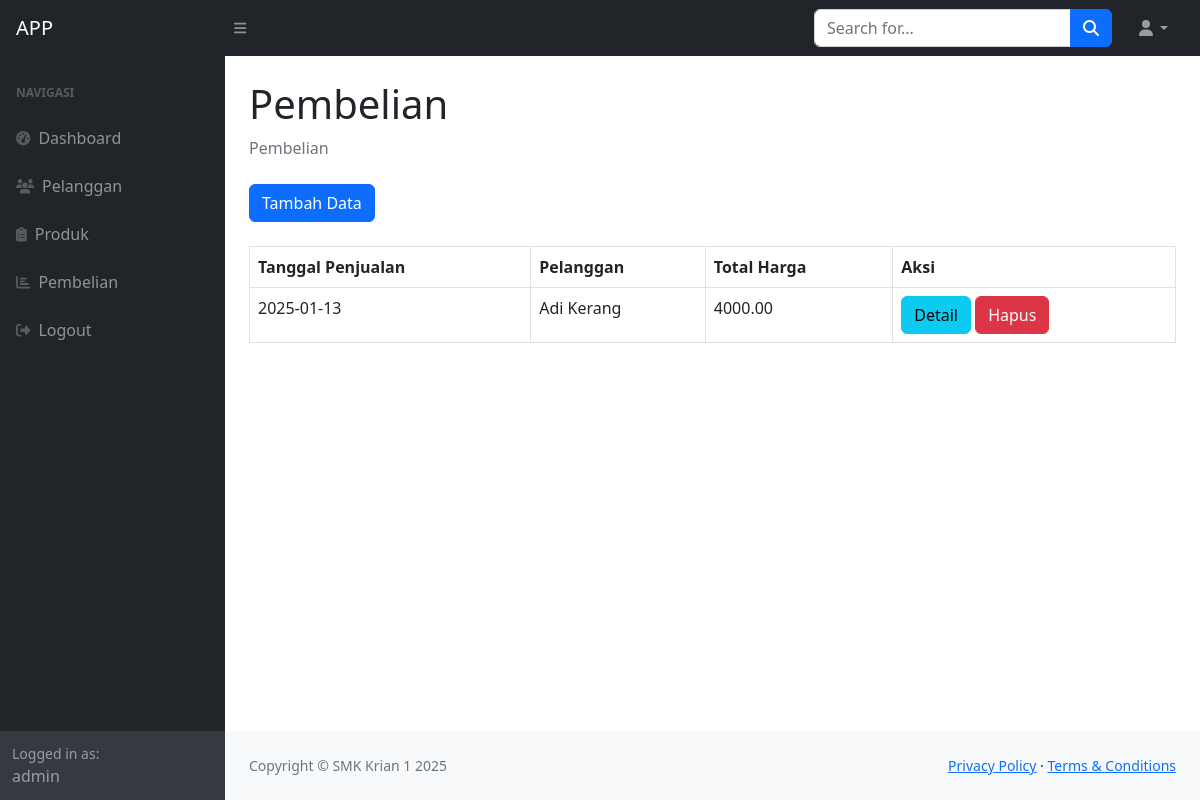
Page /index.php?page=pembelian (signed in) on the committed database.
### tables this page shows
CREATE TABLE `penjualan` (
  `PenjualanID` int(11) NOT NULL,
  `TanggalPenjualan` date DEFAULT NULL,
  `TotalHarga` decimal(10,2) DEFAULT NULL,
  `PelangganID` int(11) DEFAULT NULL
);

CREATE TABLE `pelanggan` (
  `PelangganID` int(11) NOT NULL,
  `NamaPelanggan` varchar(255) DEFAULT NULL,
  `Alamat` text DEFAULT NULL,
  `NomorTelepon` varchar(15) DEFAULT NULL
);

### pembelian.php (the view)
<div class="container-fluid px-4">
    <h1 class="mt-4">Pembelian</h1>
    <ol class="breadcrumb mb-4">
        <li class="breadcrumb-item active">Pembelian</li>
    </ol>
    <a href="?page=tambah_pembelian" class="btn btn-primary mb-4">Tambah Data</a>
    <table class="table table-bordered">
        <tr>
            <th>Tanggal Penjualan</th>
            <th>Pelanggan</th>
            <th>Total Harga</th>
            <th>Aksi</th>
        </tr>
        <?php
        $query = mysqli_query($koneksi, "SELECT * FROM penjualan LEFT JOIN pelanggan ON penjualan.PelangganID = pelanggan.PelangganID");
        while ($pembelian = mysqli_fetch_array($query)) {
        ?>
            <tr>
                <td><?= $pembelian['TanggalPenjualan']; ?></td>
                <td><?= $pembelian['NamaPelanggan']; ?></td>
                <td><?= $pembelian['TotalHarga']; ?></td>
                <td>
                    <a href="?page=detail_pembelian&id=<?= $pembelian['PenjualanID']; ?>" class="btn btn-info">Detail</a>
                    <a href="?page=hapus_pembelian&id=<?= $pembelian['PenjualanID']; ?>" class="btn btn-danger">Hapus</a>
                </td>
            </tr>
        <?php } ?>
    </table>
</div>

### rows in the picture
penjualan: TanggalPenjualan "2025-01-13", PelangganID.NamaPelanggan "Adi Kerang", TotalHarga "4000.00"

### other values in the picture
$_SESSION['user']['name'] "admin"
